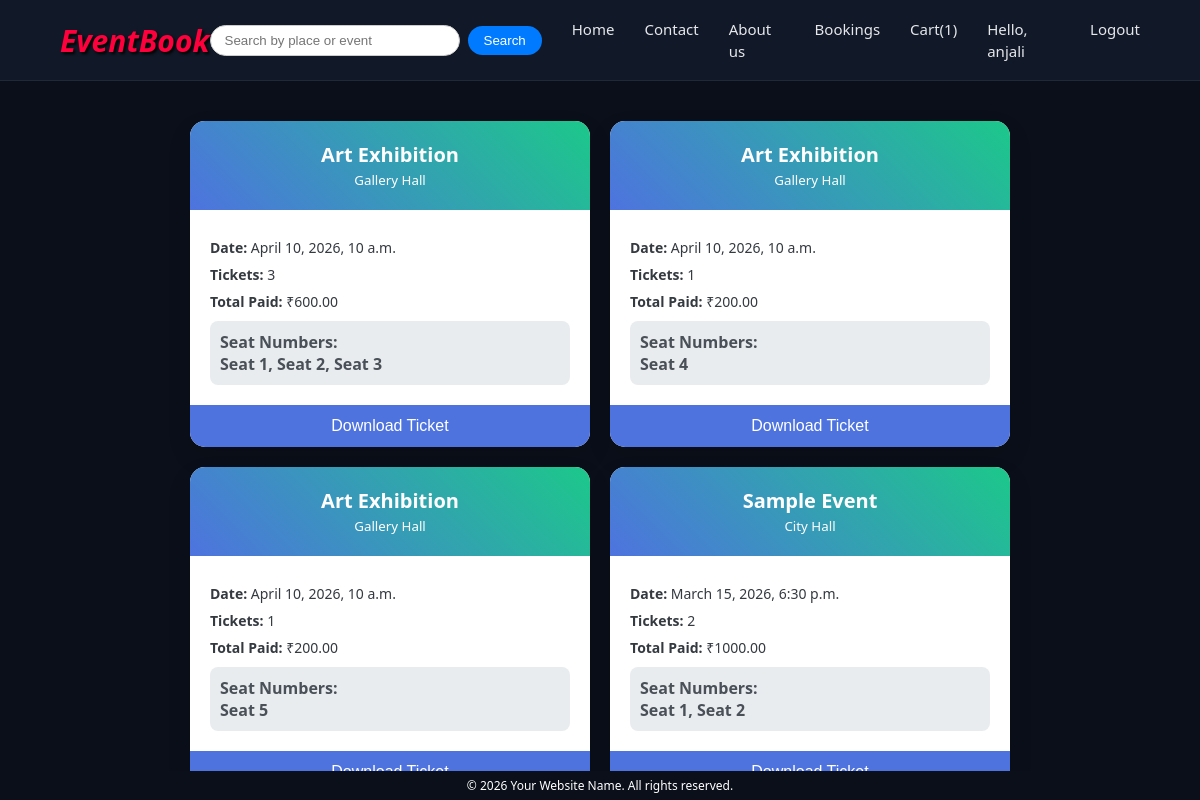
/booked/ (signed in), run on the app's committed database.
### base/models.py (models this page shows, shortened)
class BookingModel(models.Model):
    user = models.ForeignKey(User, on_delete=models.CASCADE)
    event = models.ForeignKey(Event, on_delete=models.CASCADE)
    seat_numbers = models.JSONField()
    quantity = models.IntegerField()
    total_price = models.DecimalField(max_digits=10, decimal_places=2)
    booked_at = models.DateTimeField(auto_now_add=True)

class Event(models.Model):
    title = models.CharField(max_length=200)
    description = models.TextField()
    pcategory = models.CharField(max_length=100)
    venue = models.CharField(max_length=200)
    location = models.CharField(max_length=200)
    event_date = models.DateTimeField()
    total_seats = models.IntegerField()
    ticket_price = models.DecimalField(max_digits=10, decimal_places=2)

### base/views.py (the view)
# urls.py: path('booked/',booked,name='booked'),
@login_required(login_url='login_')
def booked(request):
    cartproducts_count = CartModel.objects.filter(user=request.user).count()
    bookings = BookingModel.objects.filter(user=request.user,event__event_date__gte=timezone.now())
    return render(request, 'booked.html', {'data': bookings,'cartproducts_count': cartproducts_count})

### base/templates/booked.html (shortened to what this page needs)
{% extends 'main.html' %}
{% load static %}
{% block content %}
<div class="ticket-container">
{% for i in data %}
<div class="ticket" id="ticket{{ forloop.counter }}">
    <div class="ticket-header">
        <h2>{{ i.event.title }}</h2>
        <small>{{ i.event.venue }}</small>
    </div>
    <div class="ticket-body">
        <p><strong>Date:</strong> {{ i.event.event_date }}</p>
        <p><strong>Tickets:</strong> {{ i.quantity }}</p>
        <p><strong>Total Paid:</strong> ₹{{ i.total_price }}</p>
        <div class="seats">
            <strong>Seat Numbers:</strong><br>
            {% if i.seat_numbers %}
                {% for seat in i.seat_numbers %}
                    <span class="seat-badge">Seat {{ seat }}</span>{% if not forloop.last %}, {% endif %}
                {% endfor %}
            {% else %}
                <span>No seats assigned</span>
            {% endif %}
        </div>
    </div>
    <button class="download-btn"
        onclick="downloadTicket('ticket{{ forloop.counter }}')">
        Download Ticket
    </button>
</div>
{% empty %}
<div style="width:100%; text-align:center; margin-top:80px;">
    <h2>No bookings present</h2>
    <p>You have not booked any events yet.</p>
</div>
{% endfor %}
</div>
{% endblock %}

### templates/nav.html
<nav class="navbar">
    <div class="logo">
        <a href="/">EventBook</a>
    </div>
    <ul class="nav-links">
        <form action="">
            <input type="text" name="q" placeholder="Search by place or event">
            <input type="submit" value="Search">
        </form>
        <li><a href="{% url 'home' %}">Home</a></li>
        <li><a href="{% url 'contact' %}">Contact</a></li>
        <li><a href="{% url 'aboutus' %}">About us</a></li>
        {% if user.is_authenticated %}
            <li><a href="{% url 'booked' %}">Bookings</a></li>
            <li><a href="{% url 'cart' %}">Cart({{cartproducts_count}})</a></li>
            <li><a href="{% url 'profile' %}">Hello, {{ user.username }}</a></li>
            <li><a href="{% url 'logout_' %}">Logout</a></li>
        {% else %}
            <li><a href="{% url 'login_' %}">Login</a></li>
        {% endif %}
    </ul>
</nav>

### static/css/styles.css (style rules this page uses)
body { margin: 0; font-family: 'Segoe UI', sans-serif; background-color: #0b0f19; color: #ffffff; }
.navbar { display: flex; justify-content: space-between; align-items: center; background-color: #111827; padding: 18px 60px; border-bottom: 1px solid #1f2937; }
.logo a { color: #ff003c; text-decoration: none; text-shadow: 2px 2px 3px black; font-size: 30px; font-weight: bold; font-style: italic; }
.nav-links { list-style: none; display: flex; gap: 30px; margin: 0; padding: 0; }
.nav-links li a { color: #e5e7eb; text-decoration: none; font-size: 15px; transition: 0.3s ease; }
.ticket-container { display: flex; justify-content: center; flex-wrap: wrap; gap: 20px; margin-top: 40px; }
.ticket { width: 400px; background: #ffffff; border-radius: 15px; box-shadow: 0 10px 25px rgba(0,0,0,0.1); overflow: hidden; display: flex; flex-direction: column; }
.ticket-header { background: linear-gradient(45deg,#4e73df,#1cc88a); color: #ffffff; padding: 20px; text-align: center; }
.ticket-header h2 { margin: 0; font-size: 20px; }
.ticket-body { padding: 20px; flex: 1; }
.ticket-body p { margin: 8px 0; color: #343a40; font-size: 14px; }
.seats { background: #e9ecef; padding: 10px; border-radius: 8px; margin-top: 10px; color: #495057; font-weight: 600; }
.download-btn { width: 100%; padding: 12px; border: none; background: #4e73df; color: #ffffff; font-size: 16px; cursor: pointer; margin-top: auto; }
.nav-links form { display: flex; align-items: center; gap: 8px; }
.nav-links form input[type="text"] { padding: 7px 14px; width: 220px; border: 1px solid #ccc; border-radius: 20px; outline: none; transition: 0.3s ease; }
.nav-links form input[type="submit"] { padding: 7px 16px; border: none; border-radius: 20px; background-color: #007bff; color: white; cursor: pointer; transition: 0.3s ease; }

### data on the page
BookingModel: event "Art Exhibition", event.venue "Gallery Hall", event.event_date "April 10, 2026, 10 a.m.", quantity "3", total_price "600.00", seat_numbers "1" "2" "3"
BookingModel: event "Art Exhibition", event.venue "Gallery Hall", event.event_date "April 10, 2026, 10 a.m.", quantity "1", total_price "200.00", seat_numbers "4"
BookingModel: event "Art Exhibition", event.venue "Gallery Hall", event.event_date "April 10, 2026, 10 a.m.", quantity "1", total_price "200.00", seat_numbers "5"
BookingModel: event "Sample Event", event.venue "City Hall", event.event_date "March 15, 2026, 6:30 p.m.", quantity "2", total_price "1000.00", seat_numbers "1" "2"

### other printed values
{{ cartproducts_count }} "1"
{{ user.username }} "anjali"
